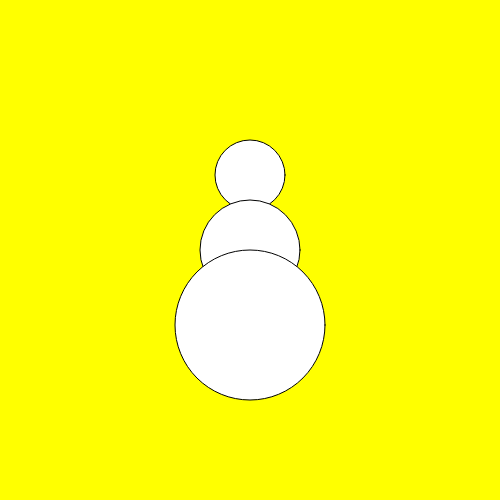
Frame 1 (no input)
Frame 60 (no input): identical to frame 1, image omitted
Frame 120 (the mouse pressed at the canvas centre since frame 60): identical to frame 1, image omitted

The p5.js sketch that drew this single still picture (run headless with seeded random() and noise() and a simulated clock; from frame 60 on, the mouse is pressed at the canvas centre):

// p5.js sketch
// ── sketch.js
function setup() {
  createCanvas(500, 500);
}

function draw() {
  background ('yellow')
  ellipse(width/2, height/2 -75, 70, 70);
ellipse(width/2, height/2, 100, 100);
ellipse(width/2, height/2 +75, 150, 150);

}
